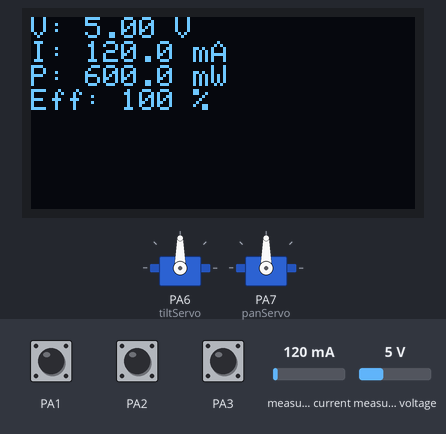
The sketch below on a simulated STM32 Blue Pill. Shown: 2 × servo, 128×64 one-colour display. The test bench sets the inputs (shaded band); at power-on: PA1 HIGH, PA2 HIGH, PA3 HIGH, measured current 120 mA, measured voltage 5 V.

Above: at 1.7 s.
1.8 s: PA1 pulled LOW for 1 s
At 3.9 s:
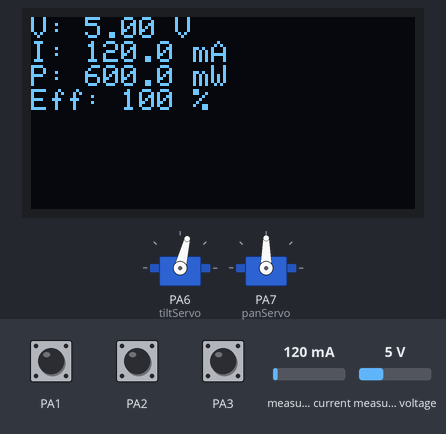
4.3 s: PA2 pulled LOW for 3.2 s
At 8.4 s:
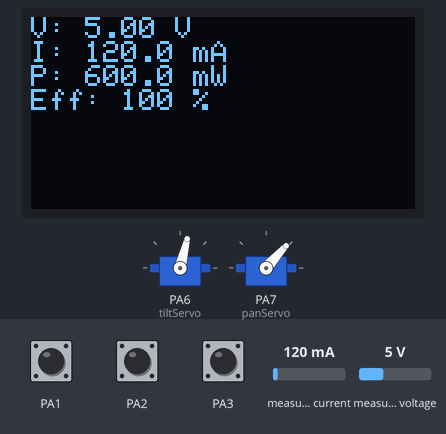
9.0 s: PA2 pulled LOW for 1 s
At 11.0 s:
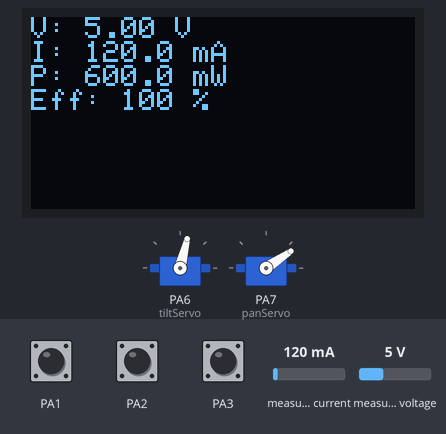
11.5 s: PA1 pulled LOW for 3.2 s
At 15.2 s:
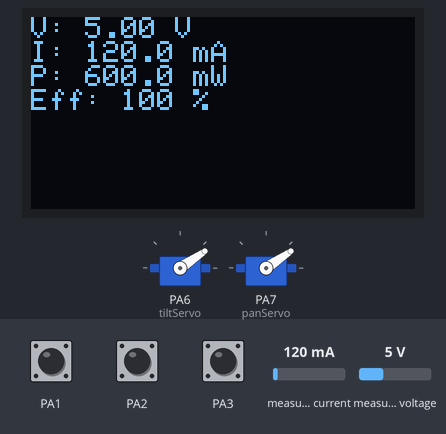
16.2 s: PA3 pulled LOW for 1 s
At 18.3 s:
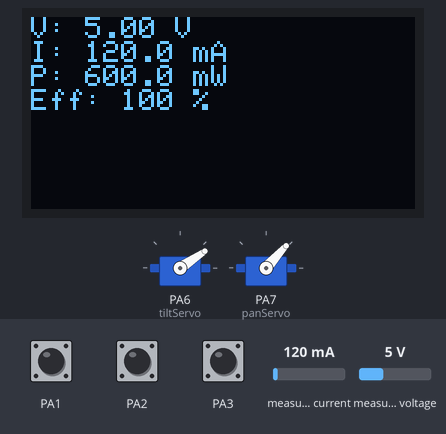
18.7 s: PA3 pulled LOW for 3.2 s
At 22.5 s:
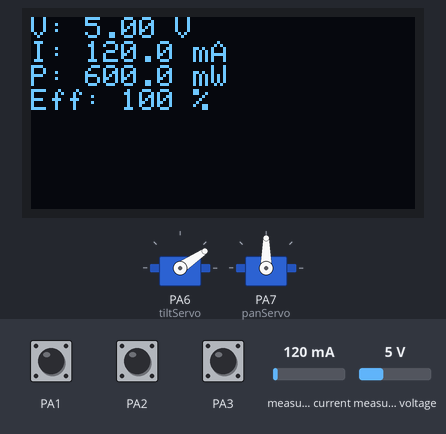
Timing chart, 0 to 24.0 s (numbered marks = the images above; inputs shaded):
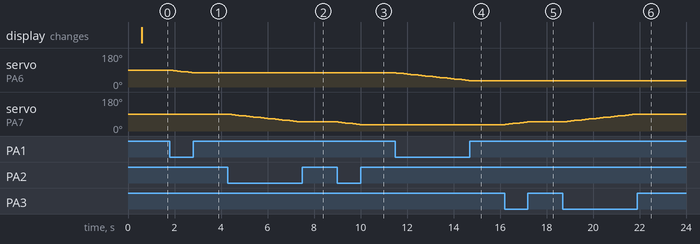

The sketch:

SolarTilter.ino
```cpp
#include <Servo.h>
#include <Wire.h>
#include <Adafruit_INA219.h>
#include <Adafruit_GFX.h>
#include <Adafruit_SSD1306.h>

Servo tiltServo;
Servo panServo;

int tiltAngle = 90;
int panAngle  = 90;

const int STEP_DEGREES = 2;
const int HOLD_DELAY_MS = 150;

unsigned long lastTiltUpTime = 0;
unsigned long lastTiltDownTime = 0;
unsigned long lastPanLeftTime = 0;
unsigned long lastPanRightTime = 0;

Adafruit_INA219 ina219;

#define SCREEN_WIDTH 128
#define SCREEN_HEIGHT 64
Adafruit_SSD1306 display(SCREEN_WIDTH, SCREEN_HEIGHT, &Wire, -1);

float peakPower_mW = 0.1;
unsigned long lastSensorUpdate = 0;
const unsigned long SENSOR_INTERVAL_MS = 300;
void setup() {
  tiltServo.attach(PA6);
  panServo.attach(PA7);
  tiltServo.write(tiltAngle);
  panServo.write(panAngle);

  pinMode(PA0, INPUT_PULLUP);
  pinMode(PA1, INPUT_PULLUP);
  pinMode(PA2, INPUT_PULLUP);
  pinMode(PA3, INPUT_PULLUP);

    Wire.begin();

    ina219.begin();

  display.begin(SSD1306_SWITCHCAPVCC, 0x3C);
  display.clearDisplay();
  display.setTextColor(SSD1306_WHITE);
  display.setTextSize(1);
  display.setCursor(0, 0);
  display.println("Solar Tracker Ready");
  display.display();
  delay(500);
}

void loop() {
  unsigned long now = millis();

   if (digitalRead(PA0) == LOW) {
    if (now - lastTiltUpTime > HOLD_DELAY_MS) {
      tiltAngle = constrain(tiltAngle + STEP_DEGREES, 0, 180);
      tiltServo.write(tiltAngle);
      lastTiltUpTime = now;
    }
  }
  if (digitalRead(PA1) == LOW) {
    if (now - lastTiltDownTime > HOLD_DELAY_MS) {
      tiltAngle = constrain(tiltAngle - STEP_DEGREES, 0, 180);
      tiltServo.write(tiltAngle);
      lastTiltDownTime = now;
    }
  }
  if (digitalRead(PA2) == LOW) {
    if (now - lastPanLeftTime > HOLD_DELAY_MS) {
      panAngle = constrain(panAngle - STEP_DEGREES, 0, 180);
      panServo.write(panAngle);
      lastPanLeftTime = now;
    }
  }
  if (digitalRead(PA3) == LOW) {
    if (now - lastPanRightTime > HOLD_DELAY_MS) {
      panAngle = constrain(panAngle + STEP_DEGREES, 0, 180);
      panServo.write(panAngle);
      lastPanRightTime = now;
    }
  }

  if (now - lastSensorUpdate > SENSOR_INTERVAL_MS) {
    lastSensorUpdate = now;

    float busVoltage = ina219.getBusVoltage_V();
    float current_mA = ina219.getCurrent_mA();
    float power_mW = ina219.getPower_mW();

    if (power_mW > peakPower_mW) {
      peakPower_mW = power_mW;
    }
    float efficiency = (power_mW / peakPower_mW) * 100.0;

    display.clearDisplay();
    display.setCursor(0, 0);
    display.print("V: ");
    display.print(busVoltage, 2);
    display.println(" V");

    display.print("I: ");
    display.print(current_mA, 1);
    display.println(" mA");

    display.print("P: ");
    display.print(power_mW, 1);
    display.println(" mW");

    display.print("Eff: ");
    display.print(efficiency, 0);
    display.println(" %");

    display.display();
  }

  delay(20);
}
```

Measured:
- after the input at 1.8 s, servo on PA6 (tiltServo): moves from 90° to 76° over 0.94 s, starting at once
- after the input at 4.3 s, servo on PA7 (panServo): moves from 90° to 48° over 3.1 s, starting at once
- after the input at 9.0 s, servo on PA7 (panServo): moves from 48° to 34° over 0.94 s, starting at once
- after the input at 11.5 s, servo on PA6 (tiltServo): moves from 76° to 34° over 3.1 s, starting at once
- after the input at 16.2 s, servo on PA7 (panServo): moves from 34° to 48° over 0.94 s, starting at once
- after the input at 18.7 s, servo on PA7 (panServo): moves from 48° to 90° over 3.1 s, starting at once
